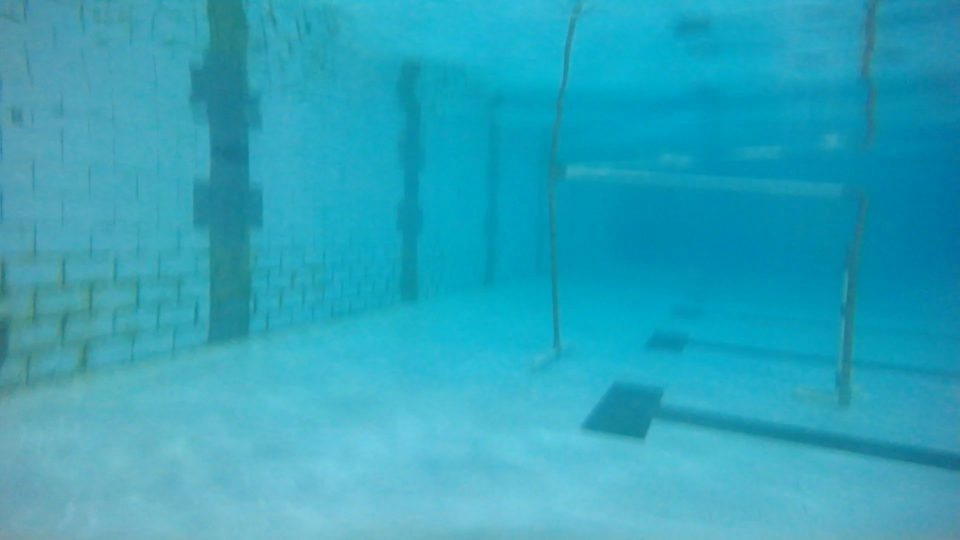
#> input picture img1.jpg, 1920 x 1080 px, given in place of video2.mp4, which was not available (shown at 1/2 size)
$ python scriptimg.py
#> lines starting #> are read from the running program, lines starting #| are printed output that depends on the picture; after the words box and inside, x2 and y2 are one past the last pixel; in counts of white or black regions, pixels touching at a corner belong together; pictures that were not available may be replaced by others from this repository, and a replacement may not be noted
import cv2
import numpy as np

# Function for unsharp mask
def unsharp_mask(image, sigma=1.0, strength=1.5):
    blurred = cv2.bilateralFilter(image, 2, 75, 75)
    sharpened = cv2.addWeighted(image, 1.0 + strength, blurred, -strength, 0)
    return sharpened

# Read the video file
video_path = "video2.mp4"
cap = cv2.VideoCapture(video_path)

# Sharpen the combined image
kernel_5x5 = np.array(
    [
        [-1, -1, -1, -1, -1],
        [-1, 1, 2, 1, -1],
        [-1, 2, 5, 2, -1],
        [-1, 1, 2, 1, -1],
        [-1, -1, -1, -1, -1],
    ]
)

kernel_7x7 = np.array(
    [
        [-1, -1, -1, -1, -1, -1, -1],
        [-1, -1, -1, -1, -1, -1, -1],
        [-1, -1, -1, 8, -1, -1, -1],
        [-1, -1, 8, 13.5, 8, -1, -1],
        [-1, -1, -1, 8, -1, -1, -1],
        [-1, -1, -1, -1, -1, -1, -1],
        [-1, -1, -1, -1, -1, -1, -1]
    ]
)

while cap.isOpened():
    ret, frame = cap.read()
#> frame is the input picture: shape (1080, 1920, 3); mean B, G, R 188.2, 164.8, 46.3

    if not ret:
        break

    frame = cv2.resize(frame, (640, 480))
#> frame: shape (480, 640, 3)
    blue = frame[:, :, 2]
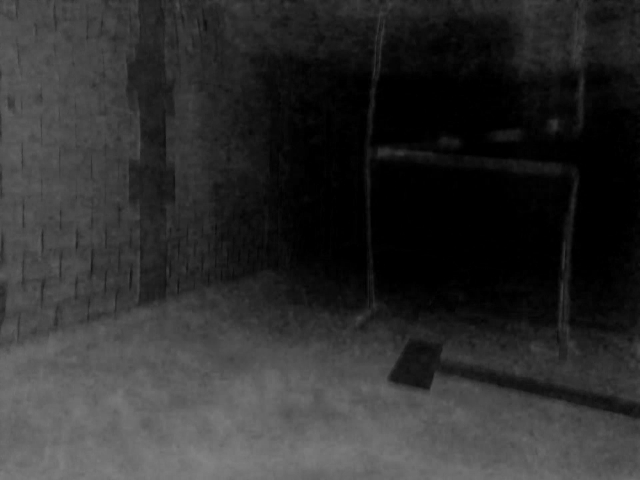
#> blue: shape (480, 640); min 0, max 132, mean 46.3
    green = frame[:, :, 1]
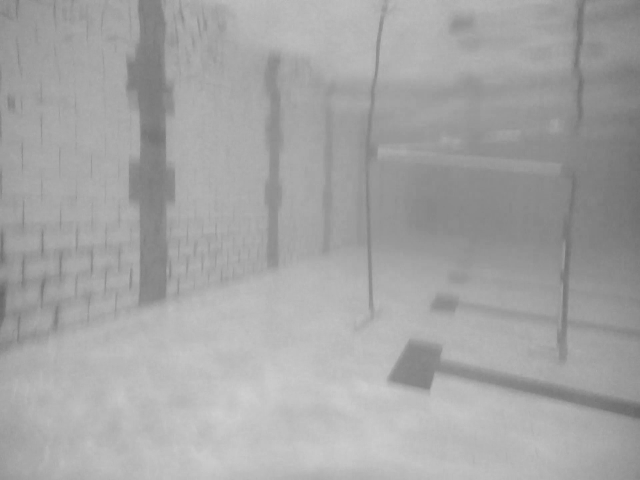
#> green: shape (480, 640); min 102, max 208, mean 164.8
    red = frame[:, :, 0]
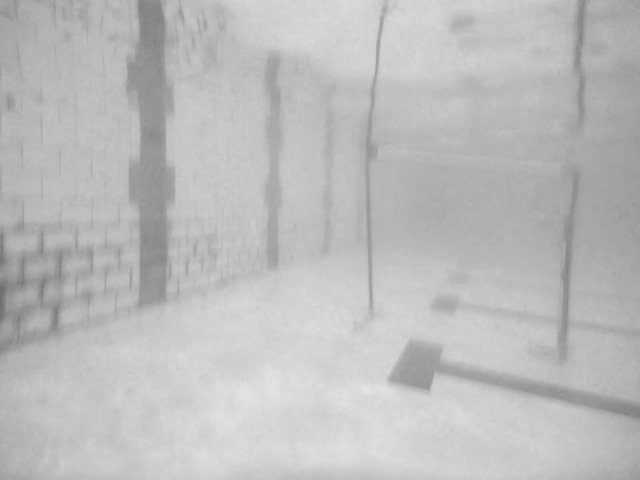
#> red: shape (480, 640); min 109, max 229, mean 188.2

    # Combine images with different weights
    combined = cv2.addWeighted((blue), 0.05, green, 0.66, 0)
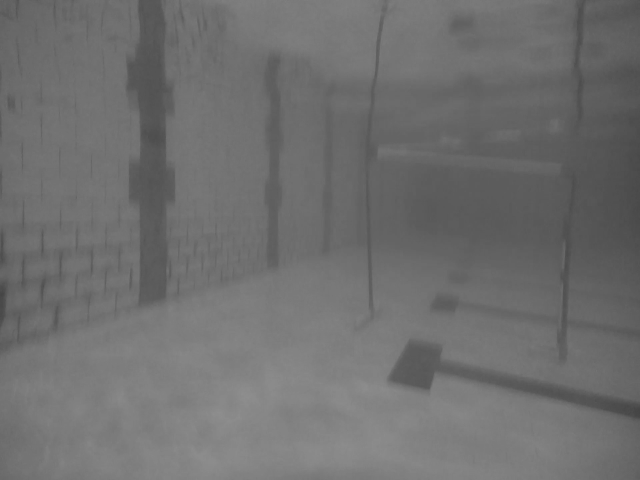
#> combined: shape (480, 640); min 69, max 142, mean 111.1
    combined = cv2.addWeighted(combined, 0.7, red, 0.52, 0)
    sharpened = cv2.filter2D(combined, -1, kernel_7x7)
    sharpened = cv2.bilateralFilter(sharpened, 6, 80, 80)
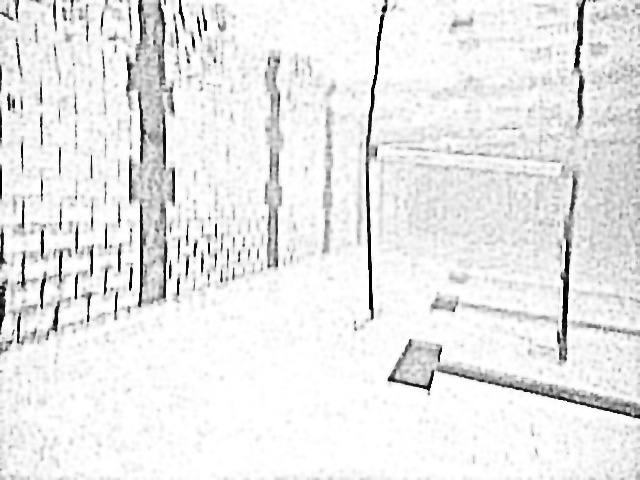
#> sharpened: shape (480, 640); min 0, max 255, mean 233.5
    sharpened = cv2.bitwise_not(sharpened)
    ret, thresh = cv2.threshold(sharpened, 110, 255, cv2.THRESH_BINARY)
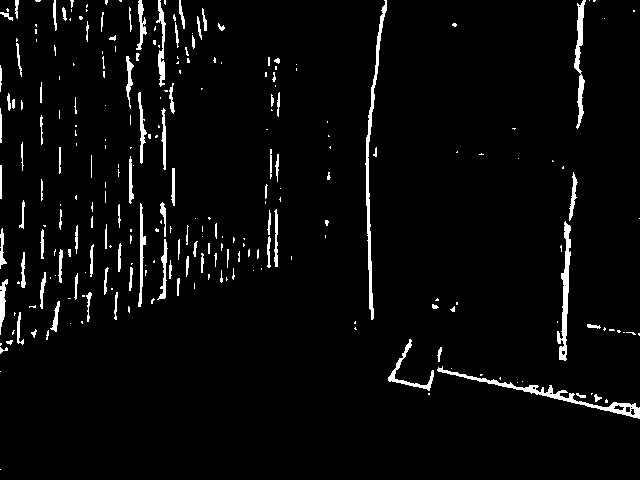
#> thresh: shape (480, 640); 3.8% white; 255 white regions (156 under 20 px), largest, box (x1, y1, x2, y2) and area: (365, 0, 387, 320) 1062, (437, 366, 640, 419) 1061, (557, 221, 571, 361) 781
    kernel = np.ones((5 ,5 ), np.uint8)
    edges = cv2.Canny(sharpened, 20, 150)
#> edges: shape (480, 640); 8.8% white in thin lines or dots
    cv2.imshow("edges", edges)
    edges = cv2.dilate(edges, kernel, iterations=1)
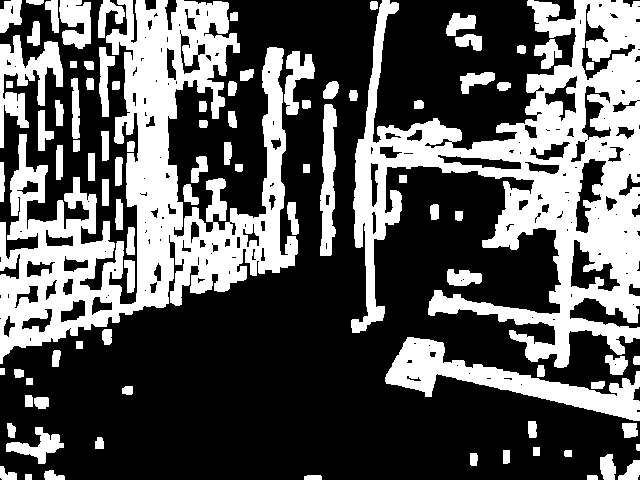
#> edges: shape (480, 640); 35.3% white; 90 white regions, largest, box (x1, y1, x2, y2) and area: (351, 0, 640, 368) 40667, (0, 0, 298, 364) 40056, (385, 337, 640, 421) 6556
    # Probabilistic Hough Line Transform
    linesP = cv2.HoughLinesP(edges, 5, np.pi / 180, 50, 50, 40)
#> linesP = 103 rows, first 6: [31, 339, 168, 297], [514, 149, 568, 132], [594, 86, 639, 71], [531, 190, 581, 183], [480, 157, 585, 121], [191, 277, 242, 261]
    cv2.imshow("thresh", thresh)
    cv2.imshow("sharpened", sharpened)
    # Detect and draw parallel lines
    if linesP is not None:
        cdstP = cv2.cvtColor(thresh, cv2.COLOR_GRAY2BGR)
        parallel_lines = []
        for line in linesP:
            x1, y1, x2, y2 = line[0]
            angle = np.arctan2(y2 - y1, x2 - x1) * 180 / np.pi
            if 85 < angle < 95 or -95 < angle < -85:  # Adjust angle range for parallel lines
                parallel_lines.append((x1, y1, x2, y2))
                cv2.line(cdstP, (x1, y1), (x2, y2), (0, 0, 255), 3, cv2.LINE_AA)
#> this loop made 103 passes
#> (x1, y1, x2, y2, angle) on passes 1 to 12: (31, 339, 168, 297, -17.04), (514, 149, 568, 132, -17.47), (594, 86, 639, 71, -18.43), (531, 190, 581, 183, -7.97), (480, 157, 585, 121, -18.92), (191, 277, 242, 261, -17.42), (378, 167, 452, 146, -15.84), (19, 259, 82, 254, -4.54), (595, 92, 639, 75, -21.12), (235, 225, 279, 211, -17.65), (592, 57, 639, 37, -23.05), (127, 206, 176, 195, -12.65)
#> after the loop, parallel_lines = []

        # Draw bounding box around two longest parallel lines
        if len(parallel_lines) >= 2:
            # Sort by line length
            parallel_lines.sort(key=lambda l: ((l[2] - l[0]) ** 2 + (l[3] - l[1]) ** 2) ** 0.5, reverse=True)

            x1_1, y1_1, x2_1, y2_1 = parallel_lines[0]
            x1_2, y1_2, x2_2, y2_2 = parallel_lines[1]

            cv2.line(cdstP, (x1_1, y1_1), (x2_1, y2_1), (0, 255, 0), 2)
            cv2.line(cdstP, (x1_2, y1_2), (x2_2, y2_2), (0, 255, 0), 2)

            x_min = min(x1_1, x2_1, x1_2, x2_2)
            x_max = max(x1_1, x2_1, x1_2, x2_2)
            y_min = min(y1_1, y2_1, y1_2, y2_2)
            y_max = max(y1_1, y2_1, y1_2, y2_2)

            cv2.rectangle(cdstP, (x_min, y_min), (x_max, y_max), (255, 0, 0), 2)
            cv2.rectangle(frame, (x_min, y_min), (x_max, y_max), (255, 0, 0), 2)

        cv2.imshow("Detected Lines (in red) - Probabilistic Line Transform", cdstP)
        cv2.imshow("SAXX", frame)

    if cv2.waitKey(1) & 0xFF == ord("q"):
#> (key q is pressed here)
        break

cap.release()
cv2.destroyAllWindows()
